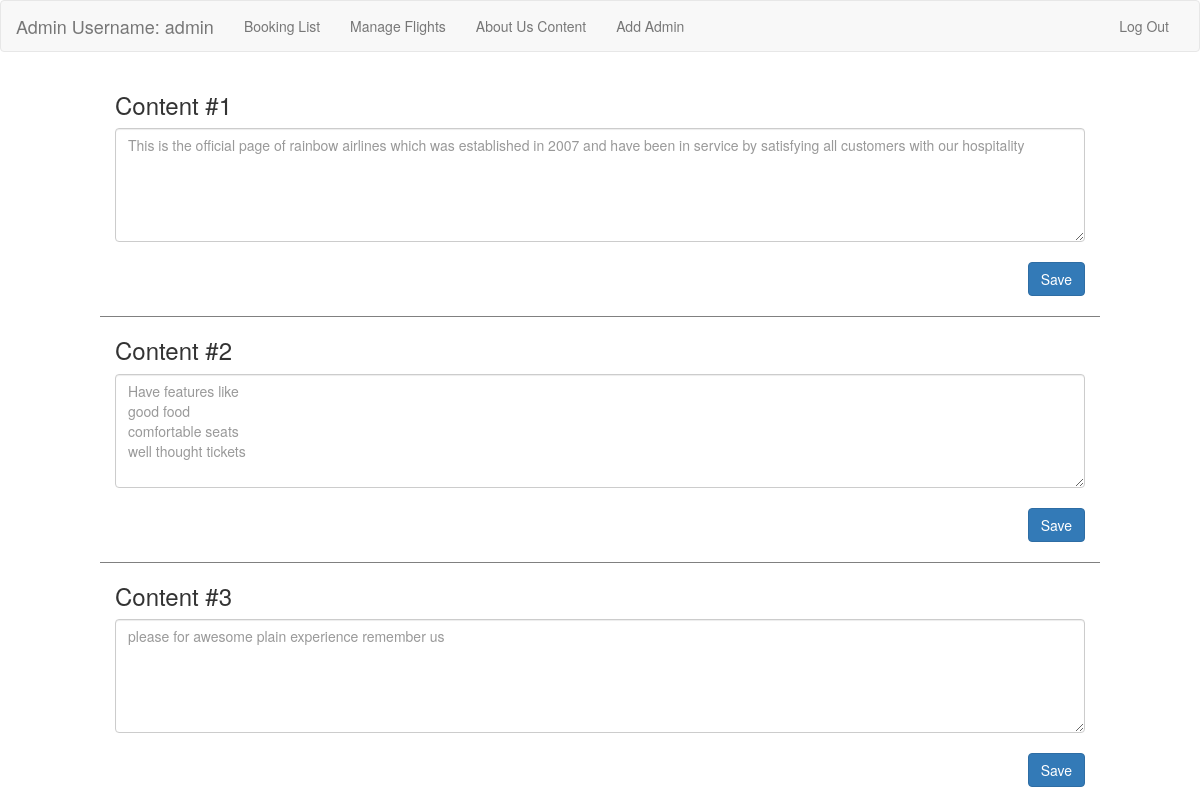
The page /admin/dashboard/dashboard.php?page=aboutcontent (signed in) on the database its author committed.
### tables this page shows
CREATE TABLE `aboutus` (
  `id` int(11) NOT NULL,
  `Description` text NOT NULL
);

### admin/dashboard/page/aboutcontent.php (the view)
<?php
include '../../config/connect.php';
$select1 = $con->query("SELECT * FROM aboutus WHERE id='1'");
$select2 = $con->query("SELECT * FROM aboutus WHERE id='2'");
$select3 = $con->query("SELECT * FROM aboutus WHERE id='3'");
while($row = $select1->fetch_assoc()){
  $content1 = $row['Description'];
}
while($row = $select2->fetch_assoc()){
  $content2 = $row['Description'];
}
while($row = $select3->fetch_assoc()){
  $content3 = $row['Description'];
}
 ?>
 <div class="container-fluid">
   <div class="row">
     <div class="col-md-10 col-md-offset-1" style="padding-bottom: 20px; border-bottom:1px solid grey;">
       <h3>Content #1</h3>
       <form class="form" action="page/process/updatecontent.php?id=1" method="post">
         <textarea name="txtarea1" rows="5" cols="80" class="form-control" placeholder="<?= $content1; ?>"></textarea><br>
         <input type="submit" name="submit" value="Save" class="btn btn-primary pull-right">
       </form>
     </div>
     <div class="col-md-10 col-md-offset-1" style="padding-bottom: 20px; border-bottom:1px solid grey;">
       <h3>Content #2</h3>
       <form class="form" action="page/process/updatecontent.php?id=2" method="post">
         <textarea name="txtarea2" rows="5" cols="80" class="form-control" placeholder="<?= $content2; ?>"></textarea><br>
         <input type="submit" name="submit" value="Save" class="btn btn-primary pull-right">
       </form>
     </div>
     <div class="col-md-10 col-md-offset-1" style="padding-bottom: 20px;">
       <h3>Content #3</h3>
       <form class="form" action="page/process/updatecontent.php?id=3" method="post">
         <textarea name="txtarea3" rows="5" cols="80" class="form-control" placeholder="<?= $content3; ?>"></textarea><br>
         <input type="submit" name="submit" value="Save" class="btn btn-primary pull-right">
       </form>
     </div>
   </div>
 </div>

### rows shown on the page
aboutus: txtarea1 "This is the official page of rainbow airlines which was established in 2007 and have been in service by satisfying all customers with our hospitality"
aboutus: txtarea2 "Have features like good food comfortable seats well thought tickets"
aboutus: txtarea3 "please for awesome plain experience remember us"

### other values the page prints
$_SESSION['admin'] "admin"
